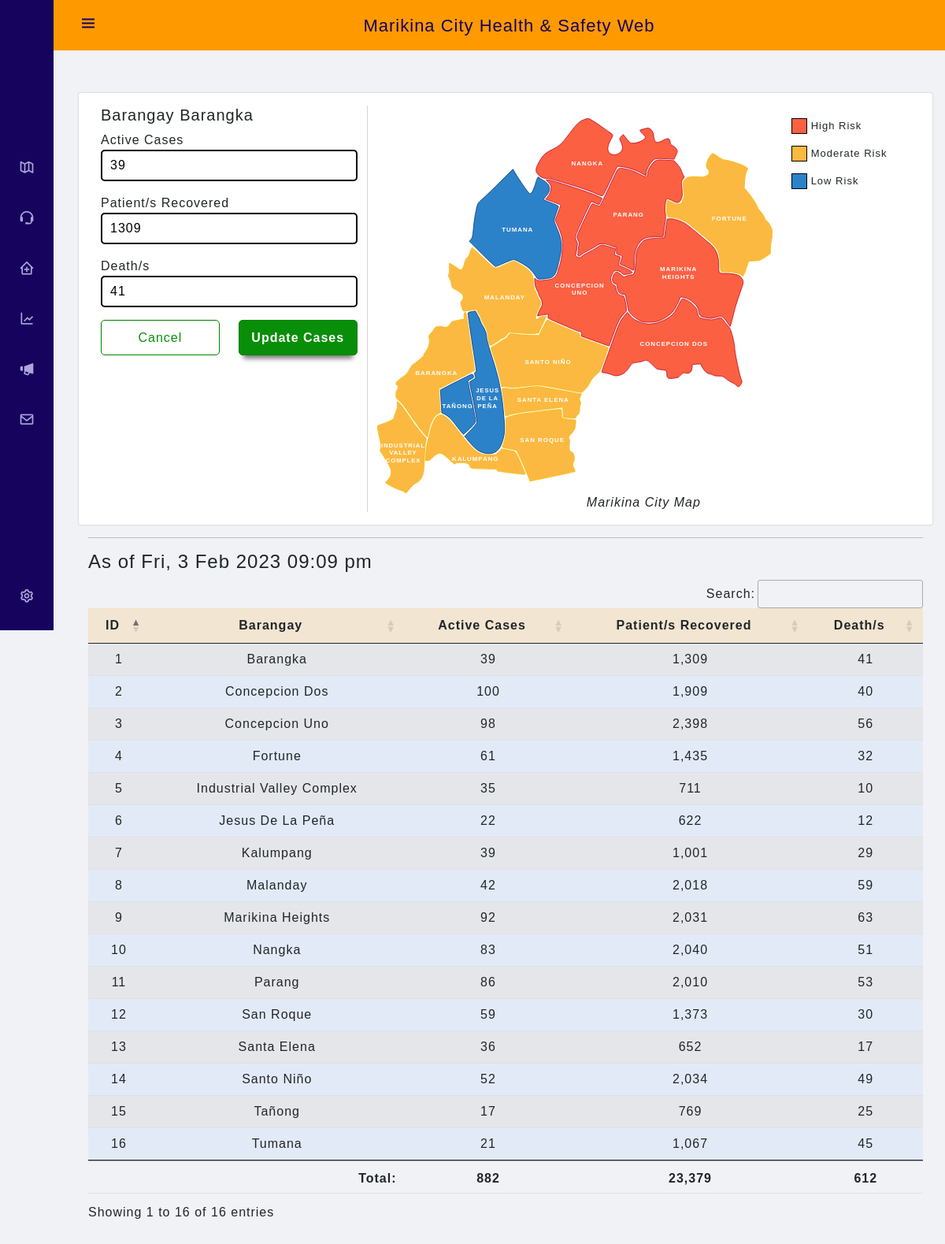
The app's page /admin/covid19-cases?barangay-id=1 (signed in) with its own data.
### tables this page shows
CREATE TABLE `barangay_cases` (
  `id` int(11) NOT NULL,
  `barangay_id` int(11) NOT NULL,
  `active_cases` int(11) NOT NULL DEFAULT 0,
  `recovered_cases` int(11) NOT NULL DEFAULT 0,
  `death_cases` int(11) NOT NULL DEFAULT 0
);

CREATE TABLE `svg_path` (
  `barangay_id` int(11) NOT NULL,
  `barangay` text NOT NULL,
  `svg_id` text NOT NULL,
  `d` text NOT NULL,
  `label` text NOT NULL
);

### admin/covid19-cases.php (the view, shortened to what this page needs)
<?php require_once "controller.php"; ?>
<?php
if(isset($_COOKIE['ad'])){
    $email = $_COOKIE['ad'];
    $admin_id = $_COOKIE['ai'];
}else{
    $email = $_SESSION['email'];
}
if($email != false){
    $sql = "SELECT * FROM admin WHERE email = '$email'";
    $run_Sql = mysqli_query($conn, $sql);
}else{
    header('Location: login');
}
$barangay_id = "";
if(isset($_GET['barangay-id'])){
    $barangay_id = $_GET['barangay-id'];
    $sql4 = "SELECT * FROM barangay_cases WHERE id ='$barangay_id'";
    $result4 = $conn->query($sql4);
    while ($row4 = $result4->fetch_assoc()) {
        $active_cases = $row4['active_cases'];
        $recovered_cases = $row4['recovered_cases'];
        $death_cases = $row4['death_cases'];
    }
}
$sql2 = "SELECT update_time FROM information_schema.tables WHERE table_name = 'barangay_cases'";
$result2 = $conn->query($sql2);
if ($result2->num_rows > 0) {
    while ($row2 = $result2->fetch_assoc()) {
        $mysql_date = $row2['update_time'];
    }
}
$sql3 = "SELECT barangay_cases.barangay_id, svg_path.barangay, barangay_cases.active_cases, barangay_cases.recovered_cases, barangay_cases.death_cases FROM
barangay_cases INNER JOIN svg_path ON barangay_cases.barangay_id=svg_path.barangay_id";
$result3 = $conn->query($sql3);
$sql4 = "SELECT SUM(active_cases) AS total_active_cases, SUM(recovered_cases) AS total_recovered_cases, SUM(death_cases) AS total_death_cases FROM barangay_cases";
$result4 = $conn->query($sql4);
$phpdate = strtotime($mysql_date . "+8 hours");
$mysqldate = date('D\, j M Y h:i a', $phpdate );
?>
<?php include "php/header1.php"; ?>
<?php include "php/header2.php"; ?>
<?php include "php/navigation.php"; ?>
<div class="main-content container-fluid">
    <div class="row profile-form p-3">
        <div class="col-12 col-lg-4 order-lg-first line2">
            <form action="" method="POST" enctype="multipart/form-data">
                <h5>Barangay
                    <?php
                    switch ($barangay_id){
                        case "1": echo "Barangka";
                            break;
                    } ?>
                </h5>
                <div class="row mb-3">
                    <div class="col">
                        <label for="confirmed_cases">Active Cases</label><br/>
                        <input type="text" class="login-credentials" id="confirmed_cases" name="active_cases" placeholder="Enter number of active cases" value="<?php if(!empty($active_cases)){echo $active_cases;} else{echo "0";}?>" onkeydown="javascript: return event.keyCode === 8 || event.keyCode === 46 ? true : !isNaN(Number(event.key))"required>
                    </div>
                </div>
                <div class="row mb-3">
                    <div class="col">
                        <label for="recovered_cases">Patient/s Recovered</label><br/>
                        <input type="text" class="login-credentials" id="recovered_cases" name="recovered_cases" placeholder="Enter number of recovered cases" value="<?php if(!empty($recovered_cases)){echo $recovered_cases;} else{echo "0";}?>" onkeydown="javascript: return event.keyCode === 8 || event.keyCode === 46 ? true : !isNaN(Number(event.key))"required>
                    </div>
                </div>
                <div class="row mb-3">
                    <div class="col">
                        <label for="deaths">Death/s</label><br/>
                        <input type="text" class="login-credentials" id="deaths" name="death_cases" placeholder="Enter number of death cases" value="<?php if(!empty($death_cases)){echo $death_cases;}else{echo "0";} ?>" onkeydown="javascript: return event.keyCode === 8 || event.keyCode === 46 ? true : !isNaN(Number(event.key))"required>
                    </div>
                </div>
                <div class="row">
                    <div class="col-6">
                        <?php if(!empty($barangay_id)){
                            echo "<a href='covid19-cases'><button type='button' class='cancel-button'>Cancel</button></a>";
                        }
                        ?>
                    </div>
                    <div class="col-6">
                        <input class="login-button"  value="Update Cases" name="update-cases" type="submit">
                    </div>
                </div>
            </form>
        </div>
        <div class="col-12 col-lg-8 order-first">
            <div class="row">
                <div class="col-12 col-lg-9 order-first mt-3">
                    <div class="mapdiv">
                    </div>
                </div>
                <div class="col-12 col-lg-3 mt-3">
                    <div class="row">
                        <div class="col-4 col-lg-12 order-first">
                            <div class="box-test">
                                <div class='box red'></div>
                                <span class="box-text">High Risk</span>
                            </div>
                        </div>
                        <div class="col-4 col-lg-12">
                            <div class="box-test">
                                <div class='box yellow'></div>
                                <span class="box-text">Moderate Risk</span>
                            </div>
                        </div>
                        <div class="col-4 col-lg-12">
                            <div class="box-test">
                                <div class='box green'></div>
                                <span class="box-text">Low Risk</span>
                            </div>
                        </div>
                    </div>
                </div>
            </div>
            <div class="row">
                <div style="text-align:center;"><em>Marikina City Map</em></div>
            </div>
        </div>
    </div>
    <hr>
    <h4><?php echo "As of ".$mysqldate; ?></h4>
    <table id="example" class="table table-striped" style="width:100%">
        <thead>
            <tr>
                <th class="row-head" >ID</th>
                <th class="row-head">Barangay</th>
                <th class="row-head">Active Cases</th>
                <th class="row-head">Patient/s Recovered</th>
                <th class="row-head">Death/s</th>
            </tr>
        </thead>
        <tbody>
        <?php
            if ($result3->num_rows > 0) {
                while ($row3 = $result3->fetch_assoc()) {
                    ?>
                        <tr>
                            <td><?php echo $row3['barangay_id']; ?></td>
                            <td><?php echo $row3['barangay']; ?></td>
                            <td><?php echo number_format($row3['active_cases']); ?></td>
                            <td><?php echo number_format($row3['recovered_cases']); ?></td>
                            <td><?php echo number_format($row3['death_cases']); ?></td>
                        </tr>
                <?php }
            }?>
        </tbody>
        <tfoot>
        <?php
            if ($result4->num_rows > 0) {
                while ($row4 = $result4->fetch_assoc()) {
                    ?>
                        <tr>
                            <th colspan="2" style="text-align:right">Total:</th>
                            <th><?php echo number_format($row4['total_active_cases']); ?></th>
                            <th><?php echo number_format($row4['total_recovered_cases']); ?></th>
                            <th><?php echo number_format($row4['total_death_cases']); ?></th>
                        </tr>
                <?php }
            }?>
        </tfoot>
    </table>
</div>
<?php include "php/navigation2.php"; ?>

### admin/css/style.css (style rules this page uses)
* { margin: 0; padding: 0; box-sizing: border-box; text-decoration: none; font-family: 'Helvetica', 'Arial', sans-serif; letter-spacing: 1px; }
html { height: 100%; min-width: 100%; margin:0; padding:0; }
body { background-color: #f0f2f5 !important; }
.dt-center { vertical-align: middle; }
.body-nav { position: relative; margin: var(--header-height) 0 0 0; padding: 0 1rem; font-family: var(--body-font); font-size: var(--normal-font-size); transition: .5s; }
.login-credentials { width: 100%; height: 40px; padding-left: 10px; padding-right: 5px; border-radius: 5px; border: solid 2px black; }
.login-button { width: 100%; height: 45px; color: white; background-color: var(--button-color); border: solid thin green; border-radius: 5px; cursor: pointer; outline: none; transition: 0.4s; -webkit-box-shadow: 0 10px 6px -6px #777; -moz-box-shadow: 0 10px 6px -6px #777; box-shadow: 0 10px 6px -6px #777; font-weight: bold; }
.cancel-button { width: 100%; height: 45px; color: var(--button-color); background-color: white; border: solid thin green; border-radius: 5px; cursor: pointer; outline: none; transition: 0.4s; }
:root { --header-height: 3rem; --nav-width: 68px; --first-color: #15035e; --first-color-light: #AFA5D9; --white-color: #fbf9f6; --orange-color: #ff9900; --dmenu-color: #2605a7; --button-color: #088e08; --body-font: 'Nunito', sans-serif; --normal-font-size: 1rem; --z-fixed: 100 }
a { text-decoration: none; }
@media screen and (min-width: 640px) { .body-nav { margin: calc(var(--header-height) + 1rem) 0 0 0; padding-left: calc(var(--nav-width) + 2rem) } }
.main-content { padding: 5%; background-color: #f0f2f5; }
.even { background-color: rgba(151, 187, 255, 0.15) !important; }
.row-head { background-color: rgba(255, 153, 0, 0.15) !important; }
.profile-form { height: 100%; margin-left: auto; margin-right: auto; display: block; background-color: white; border-radius: 3px; box-shadow: 0px 0px 1px 1px rgba(212,212,212,0.75); -webkit-box-shadow: 0px 0px 1px 1px rgba(212,212,212,0.75); -moz-box-shadow: 0px 0px 1px 1px rgba(212,212,212,0.75); }
.box-test { display : flex; align-items : center; margin-bottom: 15px; }
.box-text { font-size: 13px; }
.box { height: 20px; width: 20px; border: 1px solid black; margin-right : 5px; }
.red { background-color: #fc6042; fill: #fc6042; stroke: #BA0020FF; }
.yellow { background-color: #fcb941; fill: #fcb941; stroke: #F6BB0A; }
.green { background-color: #2c82c9; fill: #2c82c9; stroke: #013375; }
.line, .line2 { border-right: 1px solid #d6d5d5; }

### records on screen
barangay_cases: active_cases "39", recovered_cases "1309", death_cases "41", barangay "1", barangay.barangay "Barangka", recovered_cases "1,309"
barangay_cases: barangay "2", barangay.barangay "Concepcion Dos", active_cases "100", recovered_cases "1,909", death_cases "40"
barangay_cases: barangay "3", barangay.barangay "Concepcion Uno", active_cases "98", recovered_cases "2,398", death_cases "56"
barangay_cases: barangay "4", barangay.barangay "Fortune", active_cases "61", recovered_cases "1,435", death_cases "32"
barangay_cases: barangay "5", barangay.barangay "Industrial Valley Complex", active_cases "35", recovered_cases "711", death_cases "10"
barangay_cases: barangay "6", barangay.barangay "Jesus De La Peña", active_cases "22", recovered_cases "622", death_cases "12"
barangay_cases: barangay "7", barangay.barangay "Kalumpang", active_cases "39", recovered_cases "1,001", death_cases "29"
barangay_cases: barangay "8", barangay.barangay "Malanday", active_cases "42", recovered_cases "2,018", death_cases "59"
barangay_cases: barangay "9", barangay.barangay "Marikina Heights", active_cases "92", recovered_cases "2,031", death_cases "63"
barangay_cases: barangay "10", barangay.barangay "Nangka", active_cases "83", recovered_cases "2,040", death_cases "51"
barangay_cases: barangay "11", barangay.barangay "Parang", active_cases "86", recovered_cases "2,010", death_cases "53"
barangay_cases: barangay "12", barangay.barangay "San Roque", active_cases "59", recovered_cases "1,373", death_cases "30"
barangay_cases: barangay "13", barangay.barangay "Santa Elena", active_cases "36", recovered_cases "652", death_cases "17"
barangay_cases: barangay "14", barangay.barangay "Santo Niño", active_cases "52", recovered_cases "2,034", death_cases "49"
barangay_cases: barangay "15", barangay.barangay "Tañong", active_cases "17", recovered_cases "769", death_cases "25"
barangay_cases: barangay "16", barangay.barangay "Tumana", active_cases "21", recovered_cases "1,067", death_cases "45"

### other values on screen
$mysqldate "Fri, 3 Feb 2023 09:09 pm"
$row4['total_active_cases'] "882"
$row4['total_recovered_cases'] "23,379"
$row4['total_death_cases'] "612"
